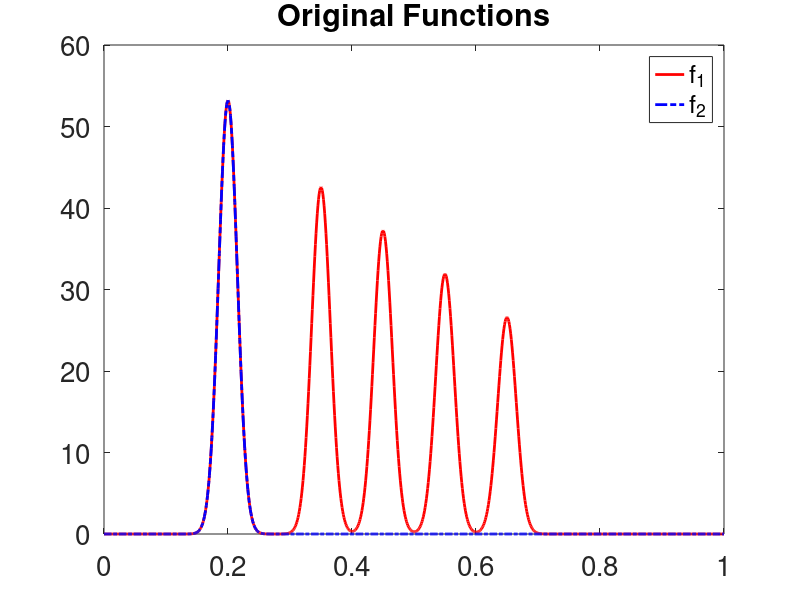

Write MATLAB code to recreate this figure. (Note: this script raises an error after producing the figure.)
clear;close all;
addpath('./src/');

%% Simulate two functions
T=1001;
t=linspace(0,1,T);
binsize = mean(diff(t));

% one and six peaks
sigma=0.015;
f2=2*normpdf(t,0.20,sigma);
f1=2*normpdf(t,0.20,sigma)+1.6*normpdf(t,0.35,sigma)+1.4*normpdf(t,0.45,sigma)+1.2*normpdf(t,0.55,sigma)+1*normpdf(t,0.65,sigma);

figure
plot(t,f1,'r','LineWidth',2)
hold on
plot(t,f2,'b-.','LineWidth',2)
set(gca,'fontsize',20)
legend('f_1','f_2')
title('Original Functions')


[~,temp]=findpeaks(f1);
lm1=temp(end);
[~,temp]=findpeaks(f2);
lm2=temp(end);

%% Pe-alignment: hard registration
[f1p,f2p,gam1,gam2] = pairwiseHardRegistration(f1,f2,lm1,lm2);

figure
plot(t,f1p,'r','LineWidth',2)
hold on
plot(t,f2p,'b-.','LineWidth',2)
hold on
plot(t(lm1),f2p(lm1),'go','LineWidth',2)
hold on
plot(t(lm1),f1p(lm1),'go','LineWidth',2)
ylim([0 inf])
set(gca,'fontsize',20)
legend('f_1','f_2 \circ \gamma_p')
title('Hard Registration')

figure
plot(t, gam1, 'linewidth', 2);
hold on
plot(t, gam2, 'linewidth', 2);
hold on
plot(t(410),gam1(410),'go','LineWidth',2)
hold on
plot(t(410),gam2(410),'go','LineWidth',2)
set(gca,'FontSize',20)
axis equal;
title('Hard Registration')

%% Soft alignment
q1 = f2q(f1p);
q2 = f2q(f2p);

% Try different values for different peaks
lambdas = [0 120 160 500 1500];

for i = 1:length(lambdas)
    lambda = lambdas(i);

    gam0=DynamicProgrammingSoft(q2,q1,lambda,0);
    gam = (gam0-gam0(1))/(gam0(end)-gam0(1));

    f2a = interp1(t, f2p, gam);

    [~,newlm] = min(abs((gam - lm1/T)));

    figure
    subplot(1,2,1);
    plot(t,f1p,'r',t,f2a,'b-.',t(lm1),f1p(lm1),'go',t(newlm),f2a(newlm),'go','LineWidth',2)
    set(gca,'fontsize',20)
    legend('f_1','f_2 \circ \gamma_p \circ \gamma')
    ylim([0 inf])
    title(sprintf('$\\lambda=%d$',lambda),'Interpreter','latex')

    subplot(1,2,2);
    plot(t,gam,t(newlm),gam(newlm),'go','LineWidth',2);
    set(gca,'fontsize',20)
    title(sprintf('$\\lambda=%d$',lambda),'Interpreter','latex')
end
